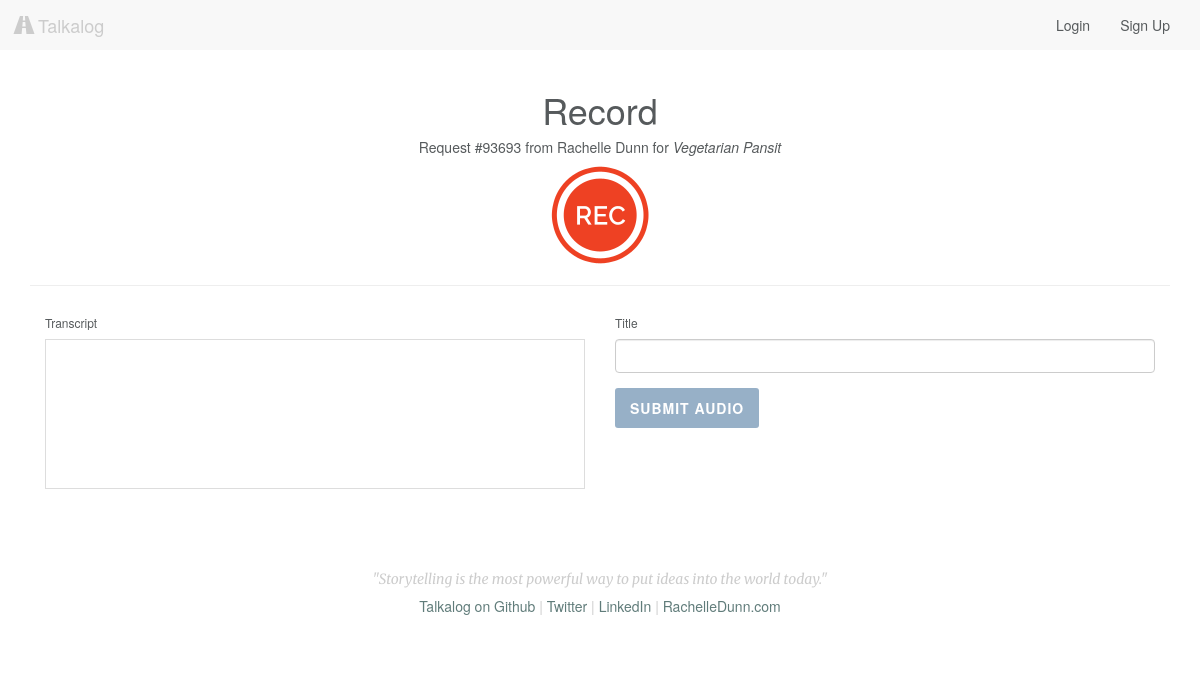
Page /request/93693 on the earlier database version.
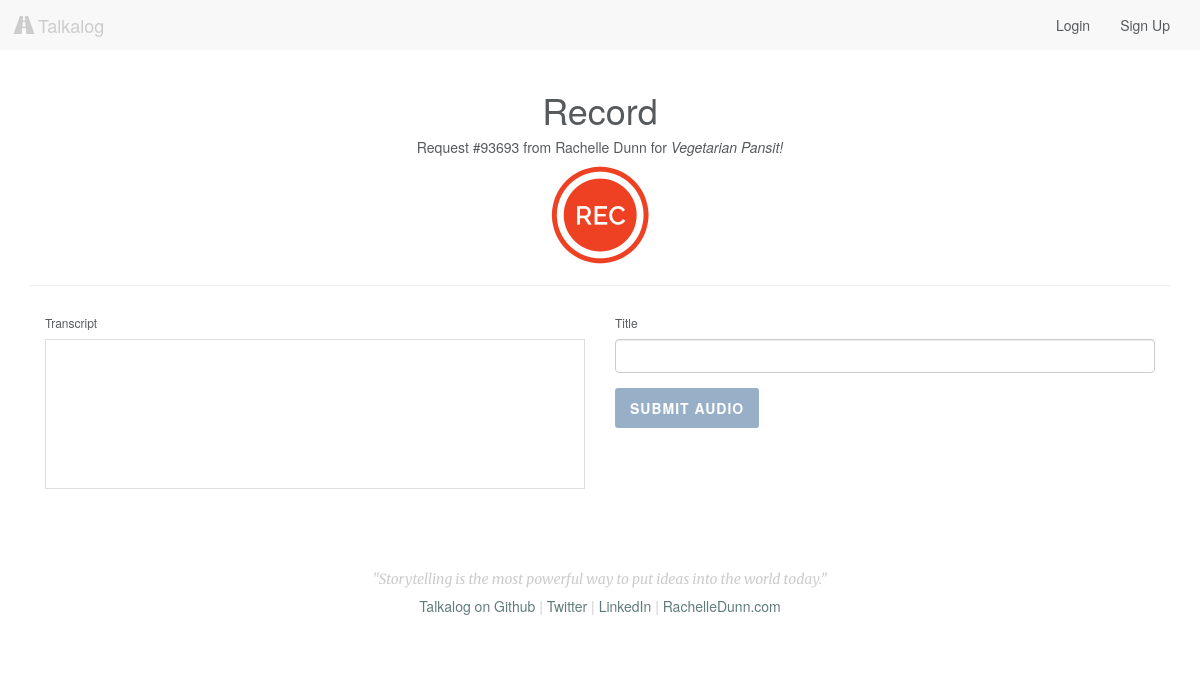
Same page on the later database version.
### model.py (models this page shows, shortened)
class Upload(db.Model):
    __tablename__ = "Uploads"
    id = db.Column(db.Integer, autoincrement=True, primary_key=True)
    user_id = db.Column(db.Integer, db.ForeignKey('Users.id'), nullable=False)
    title = db.Column(db.String, nullable=False, default=db.func.now())
    path = db.Column(db.String(50))
    mimetype = db.Column(db.String(50), default='wav') # wav, jpg, mp3
    datetime = db.Column(db.DateTime, default=db.func.now(), onupdate=db.func.now()) # set datetime to current timestamp
    transcript = db.Column(db.Text)
    user = db.relationship("User", backref=db.backref("uploads", order_by=id))

### server.py (the view)
@app.route('/request/<string:id>', methods=['GET', 'POST'])
def requested_audio_page(id):
	"""Record audio via request URL. Capture audio blob and save to S3, transcript, and title."""
	requested_obj = RequestID.query.get(id)
	assoc_upload = Upload.query.get(requested_obj.upload_id)
	if request.method == 'POST':
		file = request.files['file']
		title = request.form.get('title')
		transcript = request.form.get('transcript')
		if file:
			filename = str_generator(30) + '.wav'
			assoc_upload.title = title
			assoc_upload.path = filename
			assoc_upload.transcript = transcript
			db.session.commit()
			print 'Committed new recording %s' % filename
			k = b.new_key(filename)
			k.set_contents_from_file(file)
		return render_template("thanks.html")
	else:
		return render_template("request_page.html", requested_obj=requested_obj)

### templates/request_page.html (shortened to what this page needs)
{% extends 'base.html' %}
{% block content %}
    <div class="row text-center">
        <h1>Record</h1>
        <h5>Request #<span id="request-id">{{ requested_obj.id }}</span> from {{ requested_obj.user.first_name }} {{ requested_obj.user.last_name }} for <em>{{ requested_obj.upload.title }}</em></h5>
        <div id="start_button"><img src="/static/img/record.png" alt="Record" width="100" height="100"></div>
    </div>
    <hr>
    <div class="row">
        <div class="col-sm-6">
            <h6>Transcript</h6>
            <div id="results">
            </div>
        </div>
        <div class="col-sm-6">
            <div class="upload-info">
                <h6>Title</h6>
                <div class="form-group">
                    <input type="text" name="title" class="form-control" id="recording-title" placeholder="">
                </div>
                <input type="submit" value="Submit Audio" id="submit-audio" class="button">
            </div>
        </div>
    </div>
{% endblock %}

Differences in the rows shown:
changed Upload: upload "Vegetarian Pansit" → "Vegetarian Pansit!"
